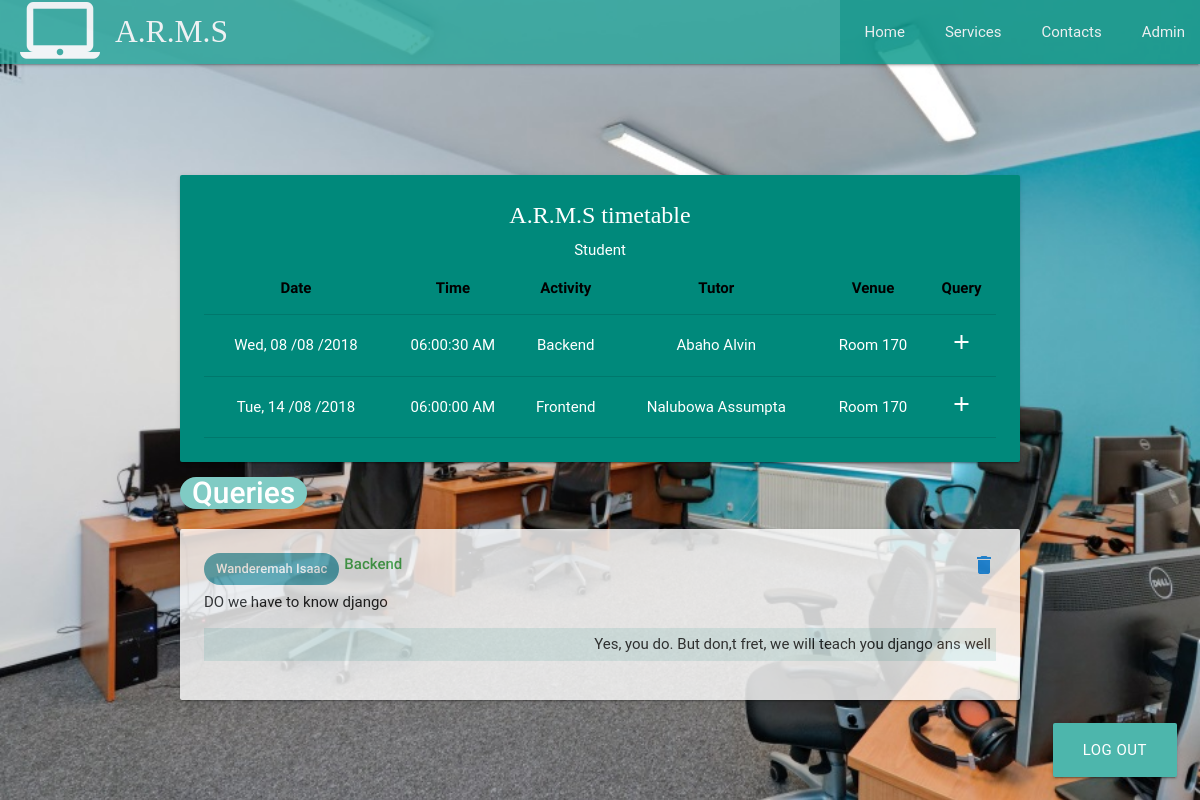
/timetable/student/activities/ (signed in), run on the app's committed database.
### armstimetable/models.py (models this page shows, shortened)
class Event(models.Model):
    tutor = models.ForeignKey(Lecturer, on_delete=models.CASCADE, unique=False)
    topic = models.CharField(max_length=255, primary_key=True, unique=True)
    description = models.TextField()
    date = models.DateTimeField(unique=False)
    venue = models.CharField(max_length=20, default='Room 170')
    complete = models.BooleanField(default=False)
    def __str__(self):
        return self.topic

class Lecturer(models.Model):
    name = models.CharField(max_length=30, primary_key=True, unique=True)
    profile = models.TextField()
    email = models.EmailField()
    telephone = models.CharField(max_length=15)
    def __str__(self):
        return self.name

class Comment(models.Model):
    topic = models.ForeignKey(Event, unique=False, on_delete=models.CASCADE)
    student = models.CharField(max_length=30)
    query = models.TextField(primary_key=True, max_length=255, unique=False)

class Responses(models.Model):
    query = models.ForeignKey(Comment, on_delete=models.CASCADE)
    tutor = models.CharField(max_length=25, blank=True)
    answer = models.TextField(blank=True)

### armstimetable/views.py (the view)
@login_required
def docket2(request):
    events = Event.objects.order_by('date')
    query = Comment.objects.all()
    return render(request, 'itinerary/timetable.html',
                  {'events': events, 'queries': query})

### armstimetable/templates/itinerary/timetable.html (shortened to what this page needs)
{% extends 'base.html' %}
{% block content %}
<div class="fixed-action-btn">
        <a href="{% url 'logout' %}" class="btn teal lighten-2 white-text btn-large">Log out</a>
</div>
<br><br><br>
        <div class="card teal darken-1 hoverable">
			<div class="card-content white-text">
				<span class="card-title center tit">A.R.M.S timetable</span><p class="center-align white-text">Student</p>
				<p>
                   <table class="centered responsive-table">
                        <theader>
                            <th class="center black-text">Date</th>
                            <th class="center black-text">Time</th>
                            <th class="center black-text">Activity</th>
                            <th class="center black-text">Tutor</th>
                            <th class="center black-text">Venue</th>
                            <th class="center black-text">Query</th>
                        </theader>
                        {% if events %}
                            {% for event in events %}
                                <tr class="hover">
                                    <td class="center data">{{ event.date|date:'D, d /m /Y' }}</td>
                                    <td class="center data">{{ event.date|date:'H:i:s A' }}</td>
                                    <td class="center data"><a href="{% url 'timetable:topicdetails2' event.topic %}" class="white-text">{{ event.topic|truncatewords:4 }}</a></td>
                                    <td class="center data"><a href="{% url 'timetable:tutordetails2' event.tutor %}" class="white-text">{{ event.tutor|truncatewords:2 }}</a></td>
                                    <td class="center data">{{ event.venue }}</td>
                                    <td class="center data"><a href="{% url 'timetable:query' %}"><i class="material-icons white-text">add</i></a></td>
                                </tr>
                            {% endfor %}
                        {% else %}
                            <tr class="hover">
                                <td colspan="7">No activity scheduled</td>
                            </tr>
                        {% endif %}
                    </table>
                </p>
			</div>
		</div>
        <p class="white-text">
            <span class="left-align chip white-text teal lighten-3 query"><strong>Queries</strong></span>
            {% if queries %}
                {% for qn in queries %}
                    <div class="card-panel qn">
                                <div class="title chip ble left white-text">{{ qn.student }}</div> <span class="green-text topic"><strong>{{ qn.topic }}</strong></span>
                                <a href="{% url 'timetable:deletequery' qn.query %}" class="right"><i class="material-icons blue-text">delete</i></a>
                                <p>
                                    {{ qn.query }}
                                </p>
                                {% if qn.responses_set.all %}
                                    <p class="teal lighten-5 right-align gle">
                                        {% for ans in qn.responses_set.all %}
                                            {% if forloop.counter != ' ' %}
                                                {{ ans.answer }}<br>
                                            {% endif %}
                                        {% endfor %}
                                    </p>
                                {% endif %}
                            </div><br>
                        {% endfor %}
                        {% else %}
                    <p class="teal-text text-lighten-5">No queries</p>
                    {% endif %}
{% endblock %}

### static/CSS/styles.css (style rules this page uses)
body { background-image: url("/static/images/office-plan-for-developers.jpg"); background-size: cover; background-repeat: no-repeat; background-attachment: fixed; }
.ble { background-color: rgb(86,172,185); }
.gle { padding: 5px; }
.qn { opacity: 0.8; }
.query { font-size: 30px; }
.topic { margin-bottom: -5px; }
.tit { font-family: Candara; font-size: 55px; }

### data on the page
Event: date "Wed, 08 /08 /2018", date "06:00:30 AM", topic "Backend", tutor "Abaho Alvin", venue "Room 170"
Event: date "Tue, 14 /08 /2018", date "06:00:00 AM", topic "Frontend", tutor "Nalubowa Assumpta", venue "Room 170"
Comment: student "Wanderemah Isaac", topic "Backend", query "DO we have to know django"
Responses: answer "Yes, you do. But don,t fret, we will teach you django ans well"
